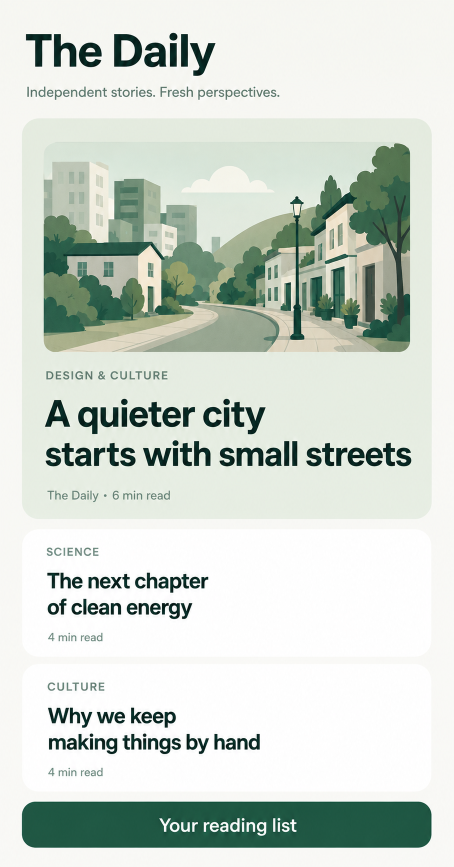
#> input picture lab/image-to-appcard/news-01/reference.png, 907 x 1734 px (shown at 1/2 size)
$ python -i repair_reference.py   (imports and definitions only)
#> lines starting #> are read from the running program, lines starting #| are printed output that depends on the picture; after the words box and inside, x2 and y2 are one past the last pixel; in counts of white or black regions, pixels touching at a corner belong together
#> further down, picture is the input picture: PIL image 907x1734 RGB; mean R, G, B 208, 216.5, 208.1
#!/usr/bin/env python3
"""Reviewed reference repairs, preserved separately from the image authoring brief.

UI text/controls stay native. Charts consume approximate numeric measurements.
Only isolated artwork is vectorized or cropped. Original inputs remain immutable.
"""
import copy,json,sys
from pathlib import Path
sys.path.insert(0,str(Path(__file__).parent/'.deps'))
import cv2
import numpy as np
from PIL import Image
from catalogue import HERE,walk
from semantics import POLICY,sha,write,classify,write_brief,preflight
from observe import observe,ink_box
from fit_reference_fonts import fit

ART={
'weather-01':{'weather_symbol':[249,186,111,103]},
'weather-02':{'weather_symbol':[277,143,103,114]},
'weather-04':{'weather_symbol':[65,286,132,108]},
'weather-05':{'weather_symbol':[279,240,107,79]},
'weather-06':{'weather_symbol':[268,240,88,76]},
'weather-07':{'rain_radar':[47,165,312,314]},
'weather-08':{'weather_symbol':[39,160,77,53]},
'weather-10':{'weather_symbol':[256,216,106,111]},
'news-01':{'lead_art':[39,128,328,188]},
'news-03':{'lead_art':[38,126,330,208]},
'news-08':{'lead_art':[41,138,324,186]},
'news-04':{'topic_art_0':[129,146,55,57],'topic_art_1':[313,147,50,56],
           'topic_art_2':[129,347,54,56],'topic_art_3':[310,347,59,58],
           'latest_art':[260,587,111,112]},
}
PLOTS={
 'weather-03':{'temperature_chart':([31,341,344,175],['#1e63ee'],['#6ea0ef70'])},
 'stock-01':{'portfolio_chart':([41,270,321,167],['#3d7d58'],['#98b99380'])},
 'stock-03':{f'chart_{i}':(b,['#527fac'],[]) for i,b in enumerate([[39,230,139,90],[224,228,141,88],[39,506,139,77],[222,514,143,70]])},
 'stock-04':{'price_chart':([35,307,337,200],['#c84410'],['#f0b67c65'])},
 'stock-05':{'market_chart':([66,336,300,204],['#657849'],[])},
 'stock-08':{'comparison_chart':([66,379,301,179],['#a55b32','#d5a777'],[])},
}

def argb(c):return 0xff000000|sum(int(v)<<(16-i*8) for i,v in enumerate(c))
def hexcolor(c):return '#'+''.join(f'{int(v):02x}' for v in c)
def rect(n):return [n[k] for k in ('x','y','w','h')]

# [4 lines left out: function crop_rect, not called in this run]

def vectorize(im,monochrome=False):
 """Trace a bounded flat illustration; never emits text or embedded images."""
#> called with monochrome = False
 a=np.asarray(im.convert('RGB'));h,w=a.shape[:2]
#> after `h, w = a.shape[:2]`: h = 1734; w = 907
 border=np.concatenate([a[0],a[-1],a[:,0],a[:,-1]])
 bg=np.median(border,axis=0)
#> bg = [247, 247, 244]
 mask=np.max(abs(a.astype(float)-bg),axis=2)>10
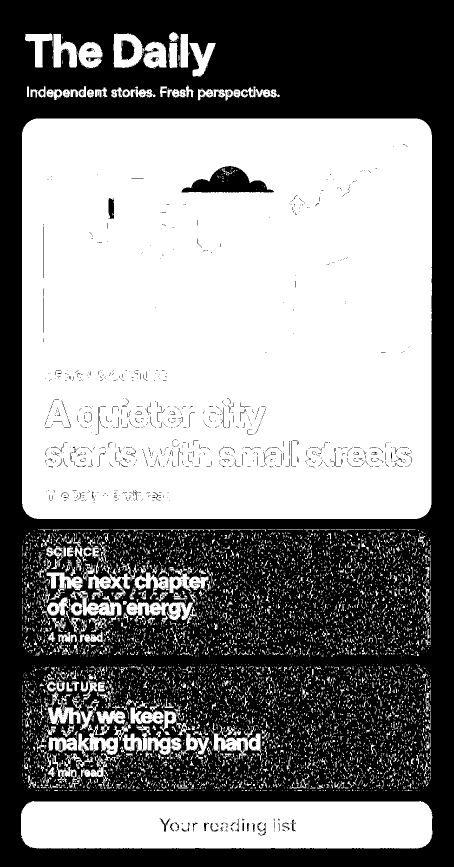
#> mask: shape (1734, 907) bool (shown at 1/2 size); 52.6% white; 1253 black regions (1169 under 20 px), largest, box (x1, y1, x2, y2) and area: (0, 0, 907, 1734) 731242, (363, 332, 548, 385) 5195, (243, 81, 269, 120) 819
 # Quantize only foreground; antialiasing remains the vector renderer's job.
 samples=a[mask].astype('float32');count=min(5,max(1,len(samples)//80))
#> after `count = min(5, max(1, len(samples) // 80))`: count = 5
 if len(samples)<5:raise ValueError('empty artwork trace')
 # Monochrome line art shares one continuous mask. Splitting antialias
 # shades into independent paths breaks thin strokes at their joins.
 chroma=samples-samples.mean(axis=1,keepdims=True)
 mono=monochrome
 if mono:
  count=1
 cv2.setRNGSeed(24)
 _,labels,colors=cv2.kmeans(samples,count,None,(cv2.TERM_CRITERIA_EPS+cv2.TERM_CRITERIA_MAX_ITER,50,.2),4,cv2.KMEANS_PP_CENTERS)
#> colors = [[36.49, 87.08, 68.01], [231.6, 237.4, 225.8], [96.01, 126.4, 99.58], [170.4, 179.5, 158.3], [7.87, 37.58, 32.31]]
 groups=np.full(mask.shape,-1,dtype=int);groups[mask]=labels.ravel()
#> after `groups[mask] = labels.ravel()`:
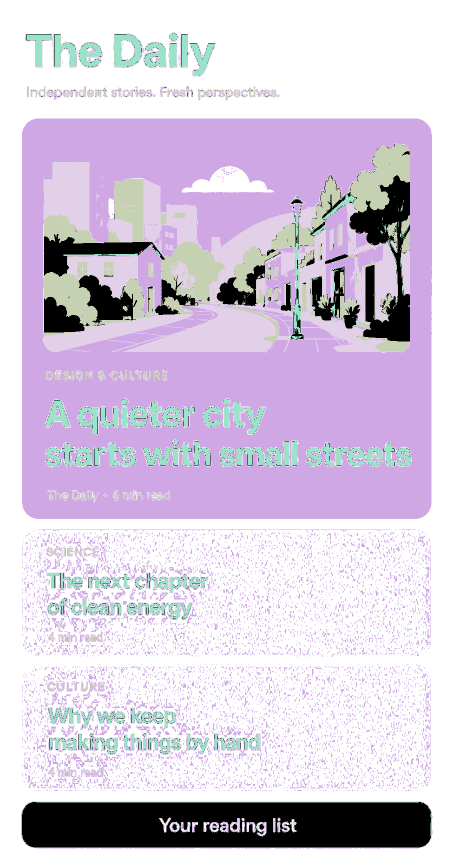
#> groups: shape (1734, 907) int64 (shown at 1/2 size); 6 distinct labels, from -1 to 4; one colour per label, 0 black, -1 white
 if mono:colors=np.array([np.percentile(samples,15,axis=0)])
 paths=[]
 for i,c in enumerate(colors):
  # Discard antialias colors close to the local background.
  if max(abs(c-bg))<8:continue
  contours,hierarchy=cv2.findContours((groups==i).astype('uint8'),cv2.RETR_TREE,cv2.CHAIN_APPROX_SIMPLE)
  parts=[]
  for contour in contours:
   if abs(cv2.contourArea(contour))<2:continue
   points=cv2.approxPolyDP(contour,.35,True).reshape(-1,2)
   if len(points)<3:continue
   parts.append('M'+' L'.join(f'{x+.5:g},{y+.5:g}' for x,y in points)+' Z')
  if parts:paths.append('<path fill="'+hexcolor(np.round(c))+'" stroke="'+hexcolor(np.round(c))+'" stroke-width="0.9" stroke-linejoin="round" fill-rule="evenodd" d="'+' '.join(parts)+'"/>')
#> this loop made 5 passes
#> after the loop, paths = 5 items
 return f'<svg xmlns="http://www.w3.org/2000/svg" viewBox="0 0 {w} {h}">'+''.join(paths)+'</svg>\n'

# [180 lines left out: functions line_samples, repair, not called in this run]

# [2 lines not run here, left out]

>>> from PIL import Image
>>> picture = Image.open('news-01/reference.png')
>>> result = vectorize(picture)
